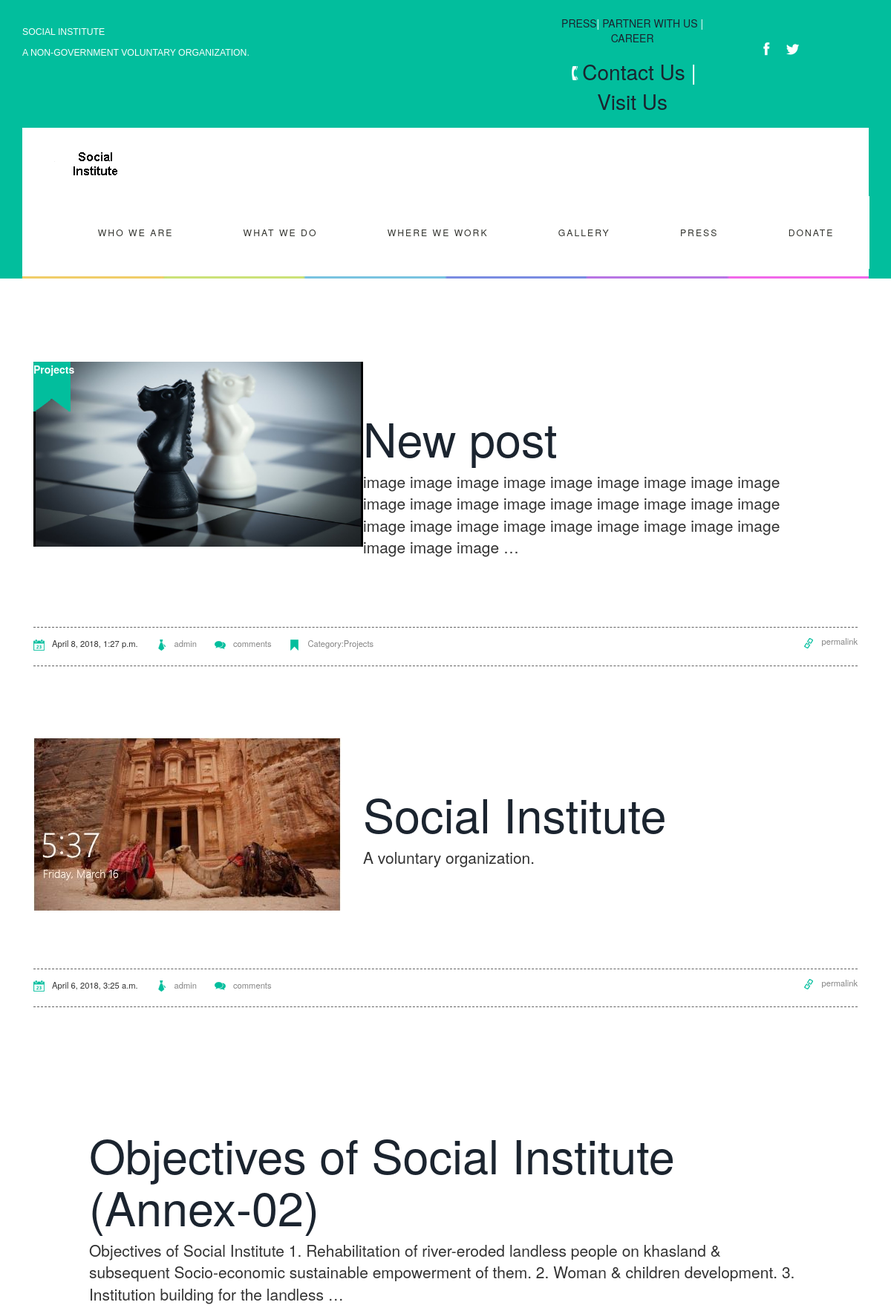
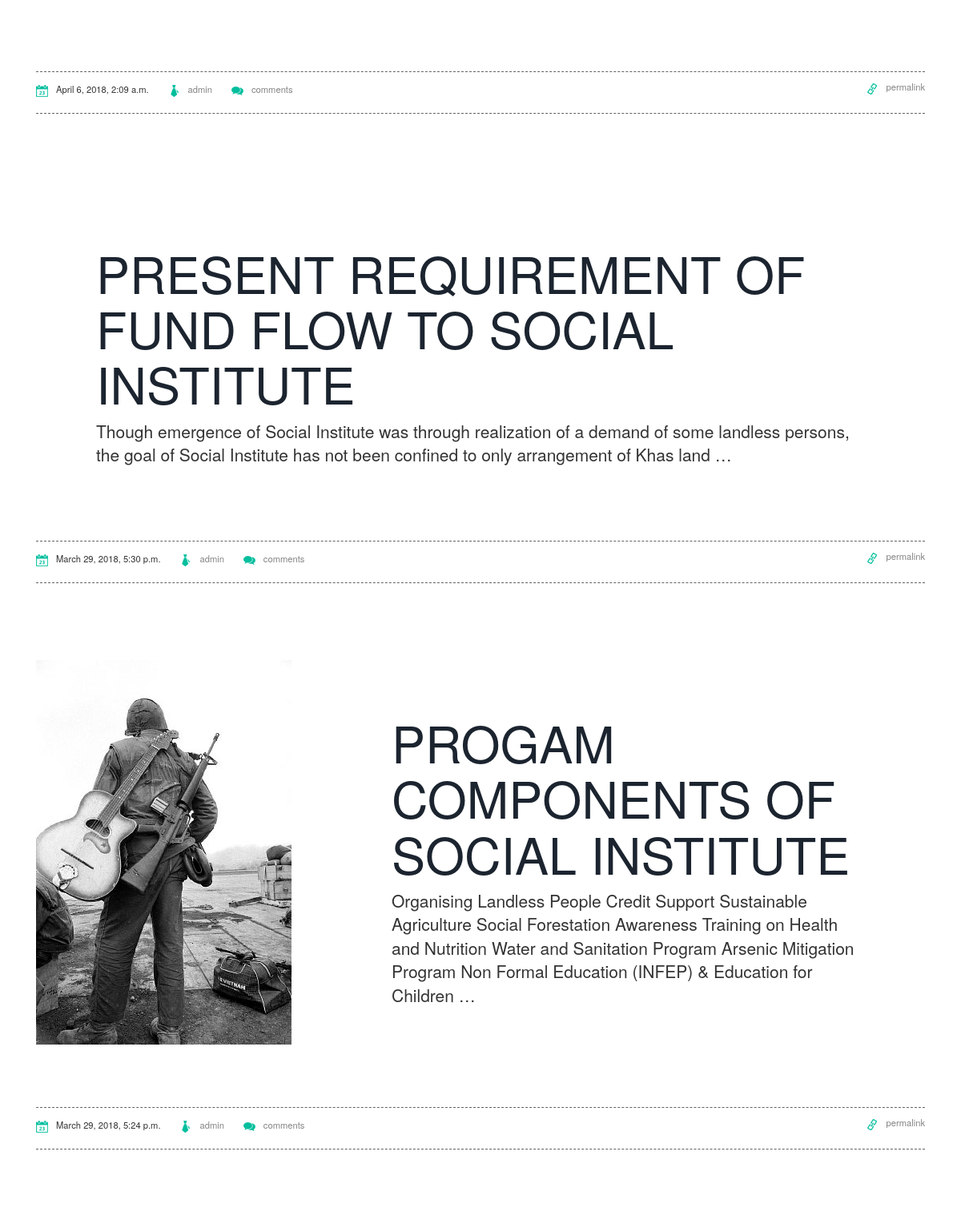
The page /news/press/ (upper part) on the database its author committed (2 pictures, top to bottom).
### news/models.py (models this page shows, shortened)
class Post(models.Model):
    title = models.CharField(max_length=100)
    image = models.FileField(null=True, blank=True)
    description = models.TextField()
    updated = models.DateTimeField(auto_now=True, auto_now_add=False)
    timestamp = models.DateTimeField(auto_now=False, auto_now_add=True)
    category = models.ForeignKey('news.Category', blank=True, null=True, on_delete=models.PROTECT)

class Category(models.Model):
    name = models.CharField(max_length=20)
    def __str__(self):
        return self.name

### news/views.py (the view)
# urls.py: path('press/', views.post_list, name='Press'),
def post_list(request, ):
    global context
    posts = Post.objects.all().order_by('-id')
    if 'category' in request.method == 'GET':
        posts = Category.objects.get(pk=int)(request.GET.get('category')).post_set.all()
    context = {
        'posts': posts
    }
    return render(request, 'press.html', context)

### templates/press.html (shortened to what this page needs)
{% extends 'base.html' %}
{% block content %}
{% for post in posts %}
<div class="container-fluid">
    <div>
        <div class="images_3_of_1">
            {% if post.image %}
            <div>
                <img src="{{post.image.url}}">
            </div>
            {% endif %}
            {%if post.category %}
            <p><span>{{post.category}}</span></p>
            {% endif %}
        </div>
        <div class="jumbotron jumbotron-fluid">
            <div class="container">
                <h1 class="display-3"><a href="{% url 'post' post.pk %}">{{ post.title }}</a></h1>
                    <p class="lead"> {{post.description|truncatewords:30}} </p>
            </div>
        </div>
    </div>
    <div class="artical-links">
        <ul>
            <li><img src="{{STATIC_URL}}/static/images/blog-icon1.png" title="date"><span>{{post.timestamp}}</span></li>
            <li><a href=""><img src="{{STATIC_URL}}/static/images/blog-icon2.png" title="Admin"><span>admin</span></a></li>
            <li><a href=""><img src="{{STATIC_URL}}/static/images/blog-icon3.png" title="Comments"><span>comments</span></a></li>
            {% if post.category %}
            <li><a href="news/category/{{post.category.id}}"><img src="{{STATIC_URL}}/static/images/blog-icon4.png" title="Category"><span>Category:{{post.category}}</span></a></li>
            {% endif %}
            <li><a href=""><img src="{{STATIC_URL}}/static/images/blog-icon5.png" title="permalink"><span>permalink</span></a></li>
        </ul>
    </div>
</div>
{% endfor %}
{% endblock %}

### templates/base.html (shortened to what this page needs)
<html>
<head>
    {% load staticfiles %}
    <link href="{% static 'css/style.css'%}" rel="stylesheet" type="text/css"  media="all" />
    <link href="{% static 'css/bootstrap.css'%}" rel="stylesheet" type="text/css" media="all">
    <link href="{% static 'css/responsiveslides.css' %}" rel="stylesheet" >
</head>
<body>
<div class="header">
    <div class="container">
        <div class="top-header">
            <div class="top-header-left">
                <p>Social Institute</p>
                <p>A Non-government voluntary organization.</p>
            </div>
            <div class="top-header-right">
                <div class="top-header-contact-info">
                    <p><a href="/news/press/">PRESS</a>| <a href="/news/contact-us/">PARTNER WITH US</a> | <a href="/news/career/">CAREER</a></p>
                    <span><a href="/news/contact-us/">Contact Us</a> | <a href="/news/contact-us/">Visit Us</a></span>
                </div>
                <div class="top-header-contact-account">
                    <div class="social">
                        <ul>
                            <li><a href="#"><i class="facebook"></i></a></li>
                            <li><a href="#"><i class="twitter"></i></a></li>
                        </ul>
                    </div>
                </div>
            </div>
        </div>
        <div class="main-header">
            <div class="logo">
                <a href="/news/index"><img src="{% static 'images/logo2.png' %} " title="logo" /></a>
            </div>
            <div class="top-nav">
                <ul>
                    <li><a href="/news/who-we-are/">Who we are </a></li>
                    <li><a href="/news/what-we-do/">What we do</a></li>
                    <li><a href="/news/where-we-work/">where we work</a></li>
                    <li><a href="/news/gallery/">Gallery</a></li>
                    <li><a href="/news/press/">press</a></li>
                    <li><a href="/news/donate/">Donate</a></li>
                </ul>
            </div>
        </div>
        <div class="grid_12">
            <img src="{% static 'images/clr.jpg' %}" class="img-responsive">
        </div>
    </div>
</div>
<div class="container">
    <div class="blog">
    </div>
                                    {% block content %}
                                    {% endblock %}
</div>
</body>
</html>

### static/css/style.css (style rules this page uses)
html,body,div,span,applet,object,iframe,h1,h2,h3,h4,h5,h6,p,blockquote,pre,a,abbr,acronym,address,big,cite,code,del,dfn,em,img,ins,kbd,q,s,samp,small,strike,strong,sub,sup,tt,var,b,u,i,dl,dt,dd,ol,nav ul,nav li,fieldset,form,label,legend,table,caption,tbody,tfoot,thead,tr,th,td,article,aside,canvas,details,embed,figure,figcaption,footer,header,hgroup,menu,nav,output,ruby,section,summary,time,mark,audio,video { margin:0;padding:0;border:0;font-size:100%;font:inherit;vertical-align:baseline; }
ol,ul { list-style:none;margin:0px;padding:0px; }
a { text-decoration:none; }
img { max-width:100%; }
body { font-family: 'Raleway', sans-serif; background: #fff; }
body a { transition: 0.5s all ease; -webkit-transition: 0.5s all ease; -moz-transition: 0.5s all ease; -o-transition: 0.5s all ease; -ms-transition: 0.5s all ease; }
.container { padding:0; }
.grid_12 img { width: 100%; height: 3px; display: inherit; }
.header { background-color:#02be9d; padding: 21px 0 0 0; }
.top-header-left { float:left; padding-top: 13px; }
.top-header-right { float:right; width: 38%; }
.top-header-left p { font-family: 'Raleway', sans-serif; font-size: 0.875em; color: #FFF; text-transform: uppercase; line-height: 1.5em; }
.top-header-contact-info { float:left; width: 53%; text-align: center; }
.top-header-contact-info span:before { content:url(../images/phone.png); }
.top-header-contact-account { float:right; width: 37%; }
.social { margin-top: 30px; }
.social i { width: 27px; height: 27px; background: url('../images/social-icons.png') no-repeat 0px 0px; display: inline-block; margin: 0 4px; }
.social ul li { display:inline-block; }
a i.facebook { background-position: -3px -2px; }
a i.twitter { background-position: -43px -3px; }
.top-header-contact-info p { color:#fff; padding-bottom: 5px; }
.top-header-contact-info span { font-size:2em; color:#fff; }
.logo { float: left; background: #FFF; padding: 28px 29px 19px 30px; }
.top-nav ul li { display:inline-block; float:left; }
.top-nav ul li a { background:#fff; float: none; display: inline-block; padding: 40px 47.6px; letter-spacing: 2px; text-transform: uppercase; position: relative; z-index: 1; color: #32332e; font-size: 0.875em; transition: 0.5s ease; -o-transition: 0.5s ease; -webkit-transition: 0.5s ease; margin: 0 -1px; border-left: 1px solid #fff; text-decoration:none; }
.top-nav { float:right; background: #fff; }
.main-header { margin-top: 16px; background:#fff; }
.blog { padding:4em 0; }
.images_3_of_1 { width:40%; position:relative; float: left; }
.images_3_of_1 p { background:url(../images/lbl.png) no-repeat 0px 0px; display:block; width: 50px; height: 67px; text-align:center; color:#fff; font-weight:600; font-size:1em; position: absolute; top: 0px; left: 0px; }
.images_3_of_1 p span { display:block; font-size:1em; }
.artical-links { padding: 10px 0px; border:1px dashed rgba(0, 0, 0, 0.61); border-left: none; margin-top: 15px; border-right: none; }
.artical-links ul li { display:inline-block; }
.artical-links ul li:last-child { float:right; }
.artical-links ul li img { vertical-align:middle; padding-right:10px; }
.artical-links ul li { font-size:0.8em; }
.artical-links ul li a { color: #848484; padding-left: 20px; }

### rows shown on the page
Post: image (placeholder picture), category "Projects", title "New post", description "image image image image image image image image image image image image image image image image image image image image image image image image image image image image image image …", timestamp "April 8, 2018, 1:27 p.m."
Post: image (picture), title "Social Institute", description "A voluntary organization.", timestamp "April 6, 2018, 3:25 a.m."
Post: title "Objectives of Social Institute (Annex-02)", description "Objectives of Social Institute 1. Rehabilitation of river-eroded landless people on khasland & subsequent Socio-economic sustainable empowerment of them. 2. Woman & children development. 3. Institution building for the landless …", timestamp "April 6, 2018, 2:09 a.m."
Post: title "PRESENT REQUIREMENT OF FUND FLOW TO SOCIAL INSTITUTE", description "Though emergence of Social Institute was through realization of a demand of some landless persons, the goal of Social Institute has not been confined to only arrangement of Khas land …", timestamp "March 29, 2018, 5:30 p.m."
Post: image (picture), title "PROGAM COMPONENTS OF SOCIAL INSTITUTE", description "Organising Landless People Credit Support Sustainable Agriculture Social Forestation Awareness Training on Health and Nutrition Water and Sanitation Program Arsenic Mitigation Program Non Formal Education (INFEP) & Education for Children …", timestamp "March 29, 2018, 5:24 p.m."
